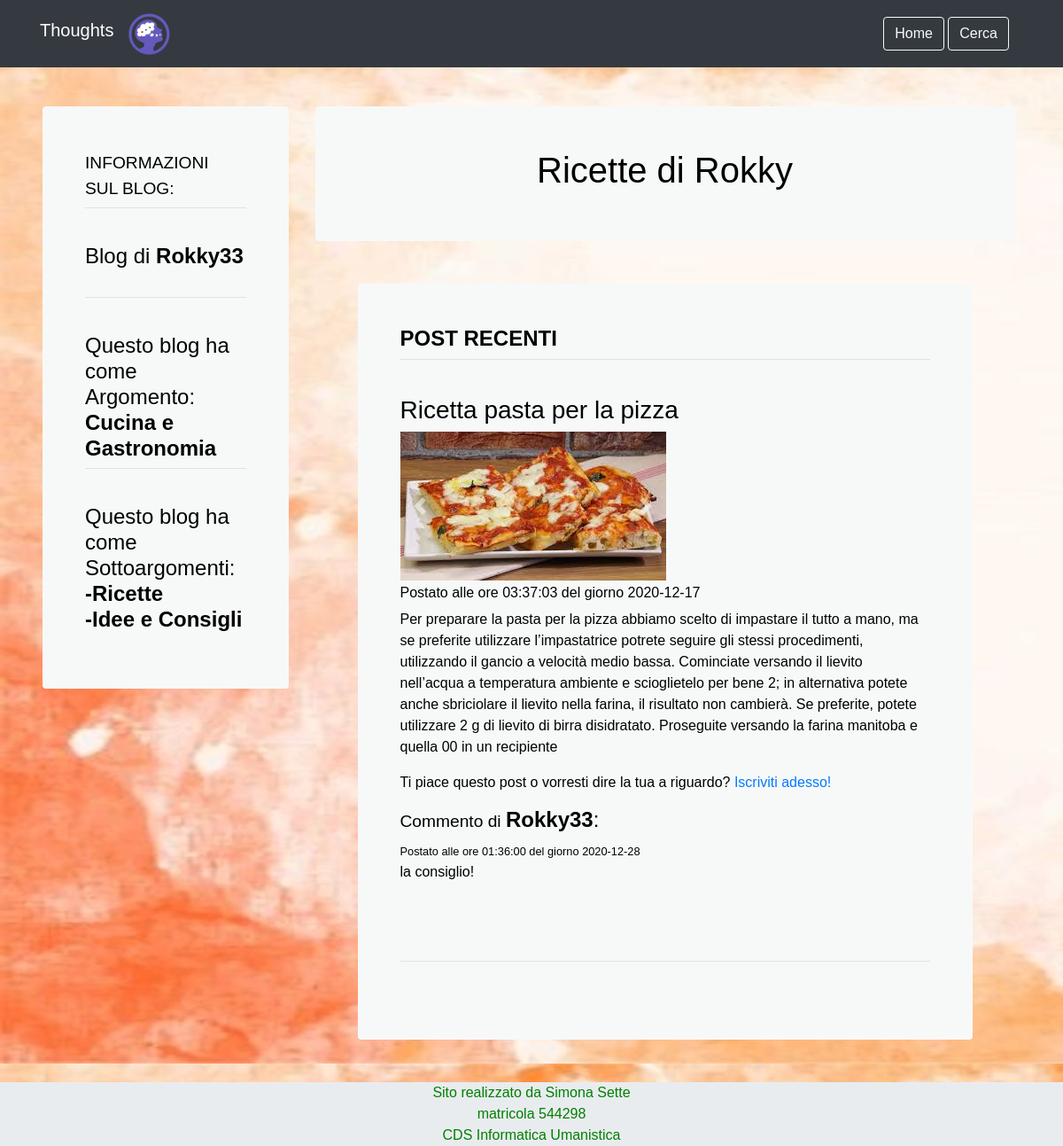
/ChosenBlog.php?idB=70, run on the app's committed database.
### tables this page shows
CREATE TABLE `registrato` (
  `IdU` int(11) NOT NULL,
  `Nome` varchar(30) NOT NULL,
  `Cognome` varchar(20) NOT NULL,
  `Eta` int(11) NOT NULL,
  `Email` varchar(30) NOT NULL,
  `Password` varchar(255) NOT NULL,
  `Sesso` tinyint(1) NOT NULL,
  `Tel` varchar(10) NOT NULL,
  `DocuIde` varchar(20) NOT NULL,
  `Nickn` varchar(10) NOT NULL
);

CREATE TABLE `tema` (
  `IdT` int(11) NOT NULL,
  `Argomento` varchar(100) NOT NULL
);

CREATE TABLE `argblog` (
  `IdT` int(11) NOT NULL,
  `IdSt` int(11) DEFAULT NULL,
  `IdB` int(11) NOT NULL
);

CREATE TABLE `sottotema` (
  `IdSt` int(11) NOT NULL,
  `sottoargomento` varchar(50) NOT NULL,
  `IdTema` int(11) NOT NULL
);

CREATE TABLE `blog` (
  `IdB` int(11) NOT NULL,
  `Titolo` varchar(100) NOT NULL,
  `IdU` int(11) NOT NULL,
  `IdSf` int(11) NOT NULL,
  `IdFo` int(11) NOT NULL,
  `IdUcollab` int(11) DEFAULT NULL,
  `Ereditato` varchar(2) DEFAULT NULL
);

CREATE TABLE `post` (
  `IdP` int(11) NOT NULL,
  `TitoloP` varchar(50) NOT NULL,
  `TestoP` varchar(2000) NOT NULL,
  `DataP` date NOT NULL,
  `OraP` time NOT NULL,
  `IdB` int(11) NOT NULL
);

CREATE TABLE `img` (
  `IdI` int(11) NOT NULL,
  `File_Img` varchar(500) NOT NULL,
  `Idp` int(11) NOT NULL
);

CREATE TABLE `commenti` (
  `IdC` int(11) NOT NULL,
  `IdU` int(11) NOT NULL,
  `TestoC` varchar(1000) NOT NULL,
  `DataC` date NOT NULL,
  `OraC` time NOT NULL,
  `Idp` int(11) NOT NULL
);

### Page.php (called while the page is built, shortened)
<?php
include 'views/header.php';
include "$body";
include 'views/footer.php';

### views/ChosenBlogView.php (the view, shortened to what this page needs)
<?php
global $conn;
$IdB = $_GET["idB"];
$take_idb = $conn->query("SELECT IdB FROM blog WHERE IdB=$IdB ");
$idbexist = $take_idb-> num_rows;
if ($idbexist!=0){
    $take_blog = $conn->prepare("SELECT * FROM blog WHERE IdB= ?");
    $take_blog->bind_param('i',$IdB);
    $take_blog->execute();
    $result_blog = $take_blog->get_result();
    $blog = $result_blog->fetch_assoc();
    $own = $conn->prepare("SELECT Nickn FROM registrato WHERE IdU= ?");
    $own->bind_param('i',$blog['IdU']);
    $own->execute();
    $result_own = $own->get_result();
    $own = $result_own->fetch_assoc();
    $take_idarg = $conn->prepare("SELECT IdT FROM argblog WHERE IdB= ?");
    $take_idarg->bind_param('i',$IdB);
    $take_idarg->execute();
    $result_idarg = $take_idarg->get_result();
    $IdT = $result_idarg->fetch_assoc();
    $take_arg = $conn->prepare("SELECT  `Argomento` FROM `tema` WHERE IdT=?");
    $take_arg->bind_param('i',$IdT['IdT']);
    $take_arg->execute();
    $result_arg = $take_arg->get_result();
    $Arg = $result_arg->fetch_assoc();
    $take_idsott = $conn->prepare("SELECT IdSt FROM argblog WHERE IdB= ?");
    $take_idsott->bind_param('i',$IdB);
    $take_idsott->execute();
    $result_idsott = $take_idsott->get_result();
    $take_posts = $conn->prepare("SELECT * FROM `post` WHERE IdB=? ORDER BY DataP DESC, OraP DESC");
    $take_posts->bind_param('i',$IdB);
    $take_posts->execute();
    $result_post = $take_posts->get_result();
    $countpost = $result_post-> num_rows;
}
else header("location: index.php");
?>
<body class="main-color generic_font">
  <div id="page-container">
    <div id="content-wrap">
      <header class="pb-5">
        <nav class="navbar navbar-expand-sm bg-dark navbar-dark fixed-top">
          <div class="container d-flex justify-content-between">
            <h1 class="navbar-brand">Thoughts</h1>
            <a class="navbar-brand">
              <img src="immagini/logo.png" class="rounded-circle" alt="Logo" style="width:50px;">
            </a>
            <ul class="navbar-nav ml-auto">
              <li class="nav-item">
                <?php
                if(isset($_SESSION['OK']) && !empty($_SESSION['OK'] )){
                ?>
                  <button type="button" class="btn btn-outline-light  mr-3" onClick="window.location = 'Profile.php'">Torna al Profilo</a></button>
                  <button type="button" class="btn btn-outline-light  mr-3" onClick="window.location = 'Home.php'">Home</a></button>
                  <button type="button" class="btn btn-outline-light  mr-3" onClick="window.location = 'Cerca.php'">Cerca</a></button>
                  <button type="button" class="btn btn-outline-light" onClick="window.location = 'logout.php'">Logout</a></button>
                <?php
                }
                else {
                ?>
                  <button type="button" class="btn btn-outline-light" onClick="window.location = 'Home.php'">Home</a></button>
                  <button type="button" class="btn btn-outline-light  mr-3" onClick="window.location = 'Cerca.php'">Cerca</a></button>
                <?php
                }
                ?>
              </li>
            </ul>
          </div>
        </nav>
      </header>
      <div class="row content mt-5">
        <div class="col-sm-3 ml-5 mt-4 sidenav ">
          <div class="pt-8 p-5 bg font-color rounded box-shadow">
            <h4><small>INFORMAZIONI SUL BLOG:</small></h4>
            <p class="media-body border-bottom border-gray"></p></br>
            <h4 class="title-color"> Blog di <b><?php echo $own['Nickn']?></b>
            </h4></br>
            <p class="media-body border-bottom border-gray"></p></br>
            <h4>Questo blog ha come Argomento:</br><b><?php echo $Arg['Argomento']?></b></h4>
            <p class="media-body border-bottom border-gray"></p></br>
            <h4>Questo blog ha come Sottoargomenti:</br><p><b>
              <?php
              while ($row = $result_idsott->fetch_assoc()) {
                $IdSt = $row;
                if ($IdSt['IdSt']!=null){
                    $take_sottarg = $conn->prepare("SELECT  `sottoargomento` FROM `sottotema` WHERE `IdSt`=?");
                    $take_sottarg->bind_param('i',$IdSt['IdSt']);
                    $take_sottarg->execute();
                    $result_sottarg = $take_sottarg->get_result();
                    $sottarg = $result_sottarg->fetch_assoc();
                    echo "-".$sottarg['sottoargomento'];
                }
                else{
                ?>
                  Questo blog non ha sottoargomenti
                  <?php
                }
              }
              ?>
            </b></p></h4>
          </div></br>
        </div>
        <div class="col-sm-8">
          <div class="pt-8 p-5 mt-4 mb-5 bg font-color rounded box-shadow">
            <h1 class="text-center"><?php echo $blog['Titolo']?></h1>
          </div>
          <div class="pt-8 p-5 mt-5 ml-5 mr-5 bg font-color rounded box-shadow">
            <h4><b>POST RECENTI</b></h4>
              <p class="media-body border-bottom border-gray"></p></br>
              <?php
              if ($countpost==0){
              ?>
                <p>Questo blog non contiene ancora nessun post.</p>
              <?php
              }
              else{
                while ($row = $result_post->fetch_assoc()){
                  $Post = $row;
                    ?>
                  <h3><?php echo $Post['TitoloP']?></h3>
                  <div id="carouselExampleIndicators" class="carousel slide" data-ride="carousel" style="width:300px;">
                    <div class="carousel-inner">
                    <?php
                      $take_img = $conn->query("SELECT `File_Img` FROM `img` WHERE `Idp`=".$Post['IdP']);
                      $cont = 0;
                      while ($Img = $take_img->fetch_assoc()) {
                        $active = $cont == 0 ? "active" : "";
                        $cont++;
                        ?>
                        <div class="carousel-item <?php echo $active ?>">
                          <img class="d-block w-100" src="<?php echo $Img["File_Img"] ?>" alt="First slide">
                        </div>
                        <?php
                      }
                      ?>
                    </div>
                    <a class="carousel-control-prev" href="#carouselExampleIndicators" role="button" data-slide="prev">
                      <span class="carousel-control-prev-icon" aria-hidden="true"></span>
                    </a>
                    <a class="carousel-control-next" href="#carouselExampleIndicators" role="button" data-slide="next">
                      <span class="carousel-control-next-icon" aria-hidden="true"></span>
                    </a>
                  </div>
                  <h5><span class="glyphicon glyphicon-time"></span><small>Postato alle ore <?php echo $Post['OraP']?> del giorno <?php echo $Post['DataP']?></small></h5>
                  <p><?php echo $Post['TestoP']?></p>
                  <?php
                    if(isset($_SESSION['OK']) && !empty($_SESSION['OK'])){
                        $IdPs=$Post["IdP"];
                        $take_like= $conn->query("SELECT * FROM apprezza WHERE IdU=$IdUsess AND IdP=$IdPs");
                        $existlike = $take_like-> num_rows;
                        if ($existlike==0){
                          ?>
                          <img class="like" alt="like" src="immagini/notlike.png" style="width:40px;cursor:pointer;" value="<?php echo $Post["IdP"] ?>"/>
                          <img class="dislike" hidden alt="dislike" src="immagini/like.png" style="width:40px;cursor:pointer;" value="<?php echo $Post["IdP"] ?>"/>
                          <?php
                        }
                        else {
                          ?>
                          <img class="dislike" alt="dislike" src="immagini/like.png" style="width:40px;cursor:pointer;" value="<?php echo $Post["IdP"] ?>"/>
                          <img class="like" hidden alt="like" src="immagini/notlike.png" style="width:40px;cursor:pointer;" value="<?php echo $Post["IdP"] ?>"/>
                          <?php
                        }
                        ?>
                        <form class="makecomment" value="<?php echo $Post['IdP']?>" method="post" action="ChosenBlog.php">
                          <h5>Lascia un Commento:</h5>
                          <div class="form-group">
                            <textarea class="CommentoInser" class="form-control" rows="3" placeholder="inserisci commento"></textarea>
                          </div>
                          <button type="submit" class="btn btn-success">Commenta</button>
                        </form></br>
                        <?php
                    }
                    else{
                    ?>
                      <p>Ti piace questo post o vorresti dire la tua a riguardo? <a href="SignUp.php">Iscriviti adesso!</a></p>
                    <?php
                    }
                  ?>
                  <div class="row">
                    <div class="col-sm-10">
                      <?php
                        $take_comm = $conn->prepare("SELECT `IdC`,`IdU`,`TestoC`, `DataC`, `OraC` FROM `commenti` WHERE Idp=?");
                        $take_comm->bind_param('i',$Post['IdP']);
                        $take_comm->execute();
                        $res_comm = $take_comm->get_result();
                        while ($row = $res_comm->fetch_assoc()) {
                            $comm = $row;
                            $take_autore = $conn->prepare("SELECT `Nickn` FROM `registrato` WHERE IdU=?");
                            $take_autore->bind_param('i',$comm['IdU']);
                            $take_autore->execute();
                            $res_autore = $take_autore->get_result();
                            $autore = $res_autore->fetch_assoc();
                              ?>
                            <h4><small>Commento di </small> <b><?php echo $autore['Nickn']?></b>:</h4>
                            <small>Postato alle ore <?php echo $comm['OraC']?> del giorno <?php echo $comm['DataC']?></small>
                            <p><medium><?php echo $comm['TestoC']?></medium></p></br>
                            <?php
                        }
                      ?>
                    </div>
                  </div>
                  <p class="media-body mt-5 border-bottom border-gray"></p></br>
                  <?php
                }
              }
              ?>
          </div>
        </div>
      </div>

### asset/css/generic.css (style rules this page uses)
.generic_font { font-family: 'Trebuchet MS', sans-serif; }
#page-container { position: relative; min-height: 100vh; }
#content-wrap { padding-bottom: 2.5rem; }

### asset/css/SfArancione.css (style rules this page uses)
.main-color { background-image: url("../../immagini/sfondi/Arancione.jpg"); }

### asset/css/FNero.css (style rules this page uses)
.font-color { color: black; }
.bg { background: #F7F9F9; }

### data on the page
registrato: Nickn "Rokky33"
tema: Argomento "Cucina e Gastronomia"
argblog: IdSt.sottoargomento "Ricette"
argblog: IdSt.sottoargomento "Idee e Consigli"
blog: Titolo "Ricette di Rokky"
post: TitoloP "Ricetta pasta per la pizza", OraP "03:37:03", DataP "2020-12-17", TestoP "Per preparare la pasta per la pizza abbiamo scelto di impastare il tutto a mano, ma se preferite utilizzare l’impastatrice potrete seguire gli stessi procedimenti, utilizzando il gancio a velocità medio bassa. Cominciate versando il lievito nell’acqua a temperatura ambiente e scioglietelo per bene 2; in alternativa potete anche sbriciolare il lievito nella farina, il risultato non cambierà. Se preferite, potete utilizzare 2 g di lievito di birra disidratato. Proseguite versando la farina manitoba e quella 00 in un recipiente"
img: File_Img (picture)
commenti: IdU.Nickn "Rokky33", OraC "01:36:00", DataC "2020-12-28", TestoC "la consiglio!"
